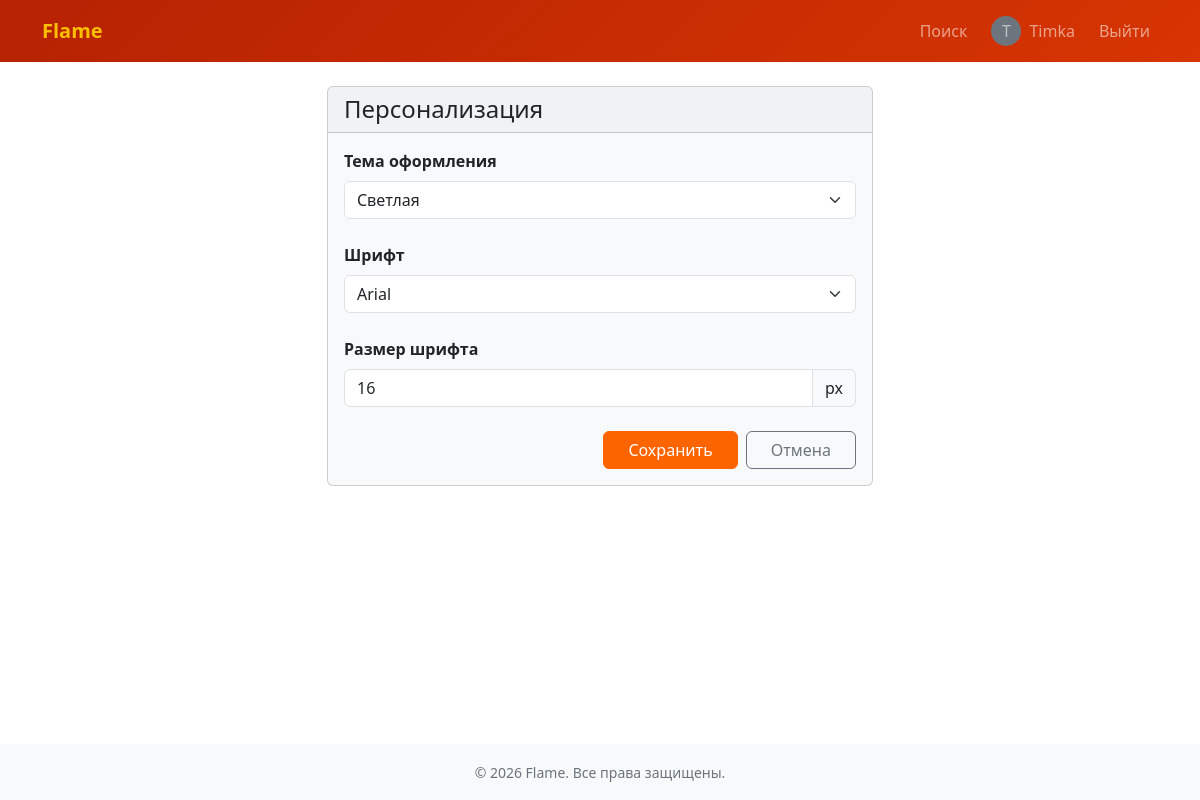
The page /settings/ (signed in) on the database its author committed.
### users/models.py (models this page shows, shortened)
class CustomUser(AbstractUser):
    email = models.EmailField(unique=True, verbose_name='Email')
    phone_regex = RegexValidator(
        regex=r'^\+?7?\d{10}$',
        message="Телефон в формате: +7XXXXXXXXXX (10 цифр)"
    )
    phone = models.CharField(
        max_length=20,
        blank=True,
        unique=True,
        null=True,
        verbose_name='Телефон'
    )
    birth_date = models.DateField(blank=True, null=True, verbose_name='Дата рождения')
    bio = models.TextField(blank=True, null=True, verbose_name='О себе')
    avatar = models.ImageField(
        upload_to='avatars/',
        blank=True,
        null=True,
        verbose_name='Аватар'
    )
    last_online = models.DateTimeField(auto_now=True, verbose_name='Был в сети')
    PRIVACY_CHOICES = [
        ('everyone', 'Все пользователи'),
        ('members_only', 'Только участники чатов'),
        ('no_one', 'Никто (кроме администраторов)'),
    ]
    email_privacy = models.CharField(
        max_length=20,
        choices=PRIVACY_CHOICES,
        default='members_only',
        verbose_name='Кто видит email'
    )
    phone_privacy = models.CharField(
        max_length=20,
        choices=PRIVACY_CHOICES,
        default='members_only',
        verbose_name='Кто видит телефон'
    )
    USERNAME_FIELD = 'username'
    REQUIRED_FIELDS = ['email']

class UserPreferences(models.Model):
    THEME_CHOICES = [
        ('light', 'Светлая'),
        ('dark', 'Тёмная'),
        ('fire', 'Пламя'),
        ('sepia', 'Сепия'),
    ]
    FONT_CHOICES = [
        ('system', 'Системный'),
        ('sans-serif', 'Arial'),
        ('serif', 'Georgia'),
        ('roboto', 'Roboto'),
        ('inter', 'Inter'),
        ('monospace', 'Моноширинный'),
    ]
    user = models.OneToOneField(
        settings.AUTH_USER_MODEL,
        on_delete=models.CASCADE,
        related_name='preferences'
    )
    theme = models.CharField(max_length=20, choices=THEME_CHOICES, default='light')
    font_family = models.CharField(max_length=20, choices=FONT_CHOICES, default='system')
    font_size = models.IntegerField(default=16, help_text="14–22 px")
    class Meta:
        verbose_name = "Настройки пользователя"
        verbose_name_plural = "Настройки пользователей"

### users/views.py (the view)
# urls.py: path('settings/', settings_view, name='settings'),
@login_required
def settings_view(request):
    prefs, created = UserPreferences.objects.get_or_create(user=request.user)
    if request.method == 'POST':
        form = UserPreferencesForm(request.POST, instance=prefs)
        if form.is_valid():
            form.save()
            messages.success(request, 'Настройки успешно сохранены!')
            return redirect('users:settings')
    else:
        form = UserPreferencesForm(instance=prefs)
    context = {'form': form}
    return render(request, 'users/settings.html', context)

### users/forms.py
class UserPreferencesForm(forms.ModelForm):
    class Meta:
        model = UserPreferences
        fields = ['theme', 'font_family', 'font_size']
        widgets = {
            'theme': forms.Select(attrs={'class': 'form-select'}),
            'font_family': forms.Select(attrs={'class': 'form-select'}),
            'font_size': forms.NumberInput(attrs={
                'class': 'form-control',
                'min': 14,
                'max': 20
            }),
        }

### users/context_processors.py (called while the page is built)
def user_preferences(request):
    if request.user.is_authenticated:
        try:
            prefs = request.user.preferences
            return {
                'theme': prefs.theme,
                'font_family': prefs.font_family,
                'font_size': f"{prefs.font_size}px",
            }
        except:
            prefs = UserPreferences.objects.create(user=request.user)
            return {
                'theme': prefs.theme,
                'font_family': prefs.font_family,
                'font_size': f"{prefs.font_size}px",
            }
    return {'theme': 'light', 'font_family': 'system', 'font_size': '16px'}

### users/templates/users/settings.html (shortened to what this page needs)
{% extends 'base.html' %}
{% block content %}
<div class="row justify-content-center">
    <div class="col-md-6">
        <div class="card" style="background-color: #f8f9fa;">
            <div class="card-header">
                <h4 class="mb-0">Персонализация</h4>
            </div>
            <div class="card-body">
                <form method="post">
                    <div class="mb-4">
                        <label class="form-label fw-bold">Тема оформления</label>
                        {{ form.theme }}
                    </div>
                    <div class="mb-4">
                        <label class="form-label fw-bold">Шрифт</label>
                        {{ form.font_family }}
                    </div>
                    <div class="mb-4">
                        <label class="form-label fw-bold">Размер шрифта</label>
                        <div class="input-group">
                            {{ form.font_size }}
                            <span class="input-group-text">px</span>
                        </div>
                    </div>
                    <div class="d-flex justify-content-end gap-2 mt-4">
                        <button type="submit" class="btn btn-primary px-4">Сохранить</button>
                        <a href="{% url 'users:profile' %}" class="btn btn-outline-secondary px-4">Отмена</a>
                    </div>
                </form>
            </div>
        </div>
    </div>
</div>
{% endblock %}

### templates/base.html (shortened to what this page needs)
<!DOCTYPE html>
<html lang="ru" data-bs-theme="{{ theme|default:'light' }}">
<head>
    <link href="https://cdn.jsdelivr.net/npm/bootstrap@5.3.0/dist/css/bootstrap.min.css" rel="stylesheet">
</head>
<body class="d-flex flex-column min-vh-100">
    <nav class="navbar navbar-expand-lg navbar-dark" style="background: linear-gradient(135deg, #B62203 0%, #D73502 100%);">
        <div class="container">
            <a class="navbar-brand" href="{% url 'chat:list' %}">Flame</a>
            <div class="collapse navbar-collapse" id="navbarNav">
                <ul class="navbar-nav ms-auto align-items-center gap-2">
                    {% if user.is_authenticated %}
                        <li class="nav-item">
                            <a class="nav-link" href="{% url 'users:user_search' %}">Поиск</a>
                        </li>
                        <li class="nav-item">
                            <a class="nav-link d-flex align-items-center gap-2" href="{% url 'users:profile' %}">
                                {% if user.avatar %}
                                    <img src="{{ user.avatar.url }}" alt="avatar" style="width: 30px; height: 30px; border-radius: 50%; object-fit: cover;">
                                {% else %}
                                    <span style="display: inline-block; width: 30px; height: 30px; line-height: 30px; text-align: center; background: #6c757d; border-radius: 50%;">{{ user.username|first|upper }}</span>
                                {% endif %}
                                <span>{{ user.username }}</span>
                            </a>
                        </li>
                        <li class="nav-item">
                            <form method="post" action="{% url 'users:logout' %}" class="d-inline">
                                <button type="submit" class="btn btn-link nav-link" style="display: inline-block;">Выйти</button>
                            </form>
                        </li>
                    {% else %}
                        <li class="nav-item"><a class="nav-link" href="{% url 'users:login' %}">Вход</a></li>
                        <li class="nav-item"><a class="nav-link" href="{% url 'users:signup' %}">Регистрация</a></li>
                    {% endif %}
                </ul>
            </div>
        </div>
    </nav>
    <main class="flex-grow-1">
        <div class="container mt-4">
            {% block content %}{% endblock %}
        </div>
    </main>
    <footer class="text-center py-3">
        <div class="container">
            <small>&copy; 2026 Flame. Все права защищены.</small>
        </div>
    </footer>
</body>
</html>

### rows shown on the page
CustomUser: username|first "T", username "Timka"
UserPreferences: theme "Светлая", font_family "Arial", font_size "16"
